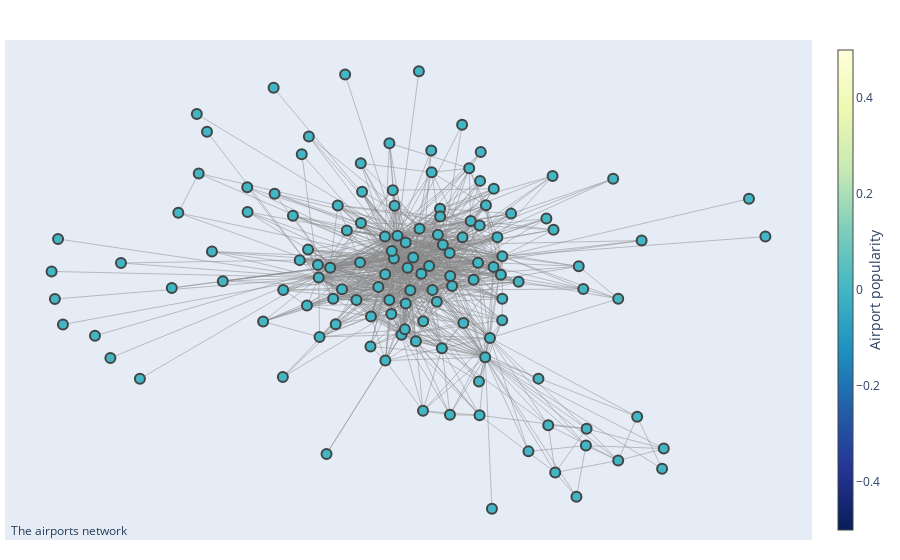

Write notebook code for a chart like this one.
### Markdown cell above
**Our aim is to direct-transfer the node labels from this graph onto another with a different topology.**

For our validation data, we use the Brazil airport data.

### Code cell
validation_g,validation_labels = read_graph("../../egi/data/brazil-airports.edgelist",
                                            "../../egi/data/brazil-airports.edgelist")
plot_airport_graph(validation_g,{})

### Figure 1 — Plotly figure (JSON) as saved in the notebook; plotly's stock layout.template omitted (floating-point values rounded to 4 significant figures; data arrays with more than 128 entries replaced by an {"elided": "..."} marker saying what was removed)
{"data": [{"hoverinfo": "none", "line": {"color": "#888", "width": 0.5}, "mode": "lines", "type": "scatter", "x": {"elided": "3222 float values"}, "y": {"elided": "3222 float values"}}, {"hoverinfo": "text", "marker": {"color": {"elided": "131 int values"}, "colorbar": {"thickness": 15, "title": {"side": "right", "text": "Airport popularity"}, "xanchor": "left"}, "colorscale": [[0, "rgb(255,255,217)"], [0.125, "rgb(237,248,177)"], [0.25, "rgb(199,233,180)"], [0.375, "rgb(127,205,187)"], [0.5, "rgb(65,182,196)"], [0.625, "rgb(29,145,192)"], [0.75, "rgb(34,94,168)"], [0.875, "rgb(37,52,148)"], [1, "rgb(8,29,88)"]], "line": {"width": 2}, "reversescale": true, "showscale": true, "size": 10}, "mode": "markers", "type": "scatter", "x": {"elided": "131 float values"}, "y": {"elided": "131 float values"}}], "layout": {"annotations": [{"showarrow": false, "text": "The airports network", "x": 0.005, "xref": "paper", "y": -0.002, "yref": "paper"}], "hovermode": "closest", "margin": {"b": 20, "l": 5, "r": 5, "t": 40}, "showlegend": false, "xaxis": {"showgrid": false, "showticklabels": false, "zeroline": false}, "yaxis": {"showgrid": false, "showticklabels": false, "zeroline": false}}}
